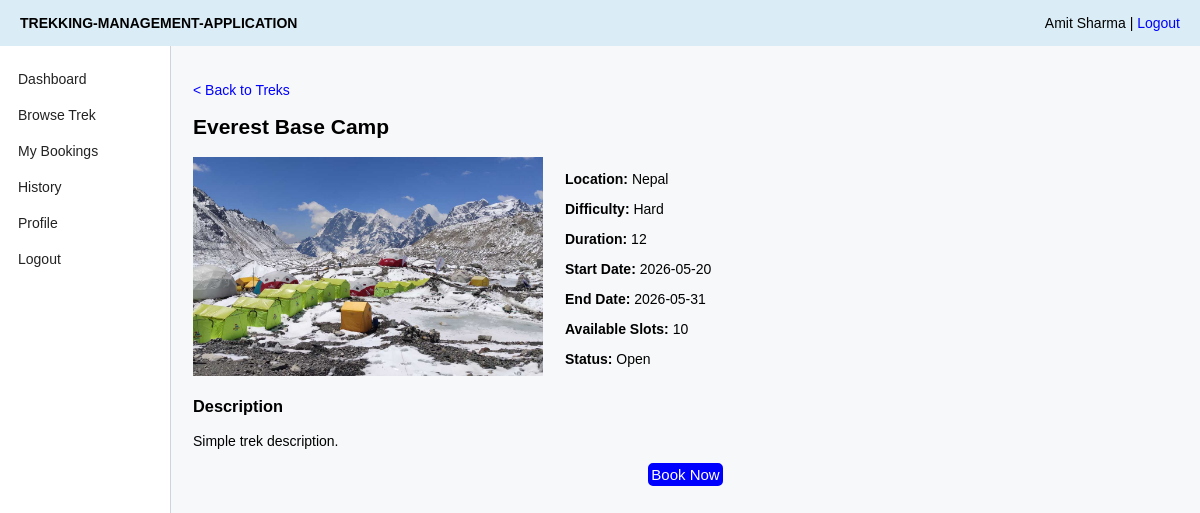
Page /trek/1 (signed in) on the committed database.
### application/models.py (models this page shows)
class Trek(db.Model):
    __tablename__ = "treks"
    id = db.Column(db.Integer, primary_key = True)
    name = db.Column(db.String(100), nullable = False)
    location = db.Column(db.String(100), nullable = False)
    difficulty = db.Column(db.String(50), nullable = False)
    duration = db.Column(db.Integer, nullable = False)
    available_slots = db.Column(db.Integer, nullable = False)
    assigned_staff_id = db.Column(db.Integer, db.ForeignKey("users.id"))
    status = db.Column(db.String(30), default="open")
    start_date = db.Column(db.String(20))
    end_date = db.Column(db.String(20))
    description = db.Column(db.Text)
    image = db.Column(db.String(200))
    bookings = db.relationship('Booking', backref = 'Trek', lazy = True)

### application/controllers.py (the view)
@app.route("/trek/<int:trek_id>")
def trek_detail(trek_id):
    if session.get("role") != "user":
        return redirect("/login")
    trek=Trek.query.get_or_404(trek_id)
    return render_template("trek_detail.html", trek=trek)

### templates/trek_detail.html
{% extends "base.html" %}
{% block content %}
<p><a href="{{ url_for('user_dashboard') }}">&lt; Back to Treks</a></p>
<h2>{{ trek.name }}</h2>
<div style="display: flex; gap: 22px; align-items: flex-start;">
    <img src="{{ url_for('static', filename='images/' + trek.image) }}"
     alt="{{ trek.name }}"
     width="350">
     <div>
        <p><b>Location: </b>{{ trek.location }}</p>
        <p><b>Difficulty: </b>{{ trek.difficulty }}</p>
        <p><b>Duration: </b>{{ trek.duration }}</p>
        <p><b>Start Date:</b> {{ trek.start_date }}</p>
        <p><b>End Date:</b> {{ trek.end_date }}</p>
        <p><b>Available Slots:</b> {{ trek.available_slots }}</p>
        <p><b>Status:</b> {{ trek.status }}</p>
     </div>
</div>
<h3>Description</h3>
<p>{{ trek.description }}</p>
{% if trek.status == 'Open' %}
<p style="text-align:center;"><a class="btn" href="{{ url_for('book_trek', trek_id=trek.id) }}">Book Now</a></p>
{% else %}
<p>This trek is not open for booking.</p>
{% endif %}
{% endblock %}

### static/style.css (style rules this page uses)
a { color: blue; text-decoration:solid; }
button, .btn { display:inline-block; border: solid blue; background: blue; color: white; border-radius: 5px; cursor: pointer; font-size: 15px; }
body { font-family: Arial, sans-serif; background: #f7f8fa; margin: 0; font-size: 14px; }

### rows in the picture
Trek: name "Everest Base Camp", image (picture), location "Nepal", difficulty "Hard", duration "12", start_date "2026-05-20", end_date "2026-05-31", available_slots "10", status "Open", description "Simple trek description."

### other values in the picture
{{ session.get('name') }} "Amit Sharma"
